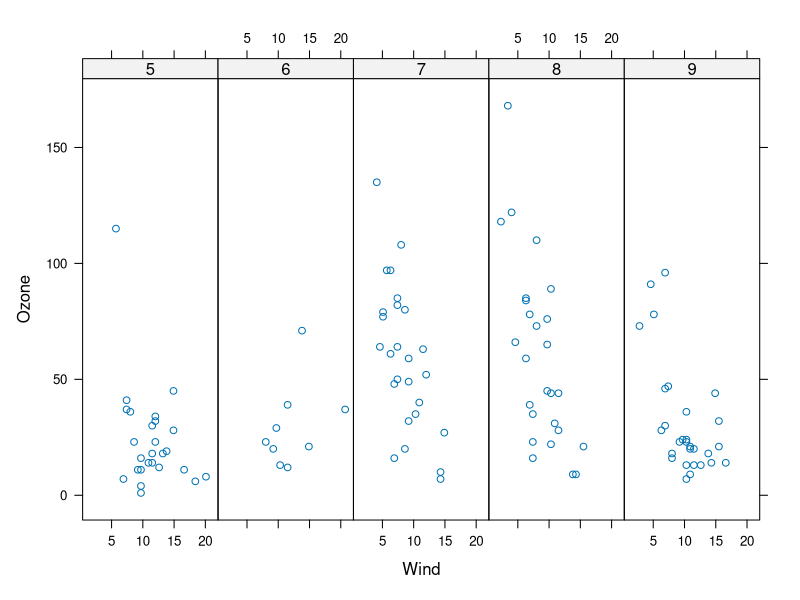

Recreate this plot in R.
library(lattice)
library(datasets)
# plots: xyplot (scatter), bwplot (box-n-whiskers), histogram, stripplot(boxplot with points)
# plots: dotplot (dots on 'violin strings'), splom (scatterplot matrix like 'pairs' in basic plotting)
# plots: levelplot, contourplot (plotting image data)
airquality = transform(airquality, Month = factor(Month))
plot = xyplot(Ozone ~ Wind | Month, data = airquality, layout = c(5, 1))
print(plot)
